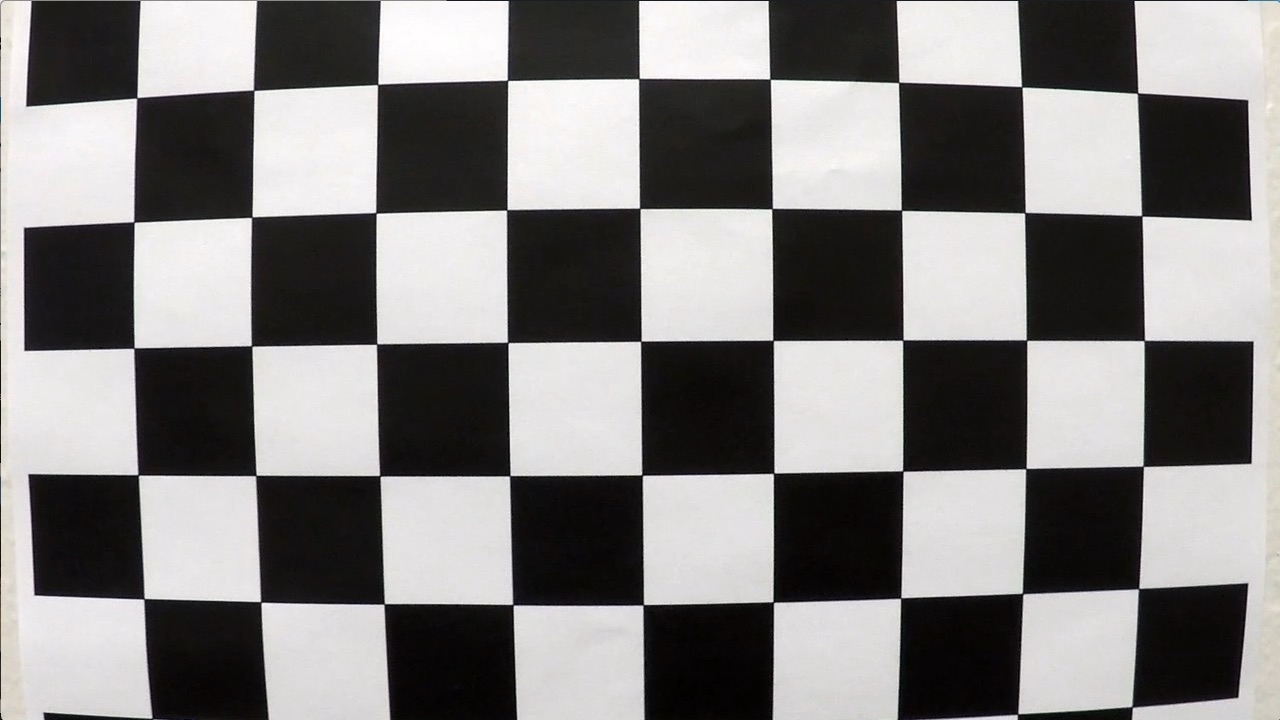
#> input picture camera_cal/calibration1.jpg, 1280 x 720 px; the run also reads 1 picture not shown here
$ python calibration.py
#> lines starting #> are read from the running program, lines starting #| are printed output that depends on the picture
"""
Camera calibration and distortion correction.

Sta radi:
  1. Pronalazi unutrasnje uglove sahovnice (9x6) na svim slikama iz camera_cal/
  2. Racuna matricu kamere (mtx) i distorzione koeficijente (dist)
  3. Cuva rezultat u camera_cal/calibration.json (da se ne racuna svaki put)
  4. Pravi slike za README u output_images/
"""
from pathlib import Path
import json
import re

import cv2
import numpy as np
import matplotlib

matplotlib.use("Agg")  # crtanje bez otvaranja prozora
import matplotlib.pyplot as plt

ROOT = Path(__file__).resolve().parents[1]
CAL_DIR = ROOT / "camera_cal"
CAL_FILE = CAL_DIR / "calibration.json"
OUT_DIR = ROOT / "output_images"

NX, NY = 9, 6  # broj UNUTRASNJIH uglova po horizontali i vertikali


def _natural_key(path):
    """calibration2 ide pre calibration10."""
    m = re.search(r"\d+", path.stem)
    return int(m.group()) if m else 0


def find_corners(images_dir=CAL_DIR, nx=NX, ny=NY):
    """Vraca (objpoints, imgpoints, img_size, used, failed)."""
#> called with nx = 9, ny = 6
    # 3D tacke sahovnice u njenom koordinatnom sistemu: (0,0,0), (1,0,0) ... (8,5,0)
    objp = np.zeros((nx * ny, 3), np.float32)
    objp[:, :2] = np.mgrid[0:nx, 0:ny].T.reshape(-1, 2)

    criteria = (cv2.TERM_CRITERIA_EPS + cv2.TERM_CRITERIA_MAX_ITER, 30, 0.001)
    objpoints, imgpoints, used, failed = [], [], [], []
    img_size = None

    for path in sorted(images_dir.glob("calibration*.jpg"), key=_natural_key):
        img = cv2.imread(str(path))
#> img is the input picture: shape (720, 1280, 3); mean B, G, R 127.8, 128.4, 130.1
        gray = cv2.cvtColor(img, cv2.COLOR_BGR2GRAY)
        if img_size is None:
            img_size = (gray.shape[1], gray.shape[0])  # (sirina, visina)
#> img_size = (1280, 720)

        found, corners = cv2.findChessboardCorners(gray, (nx, ny), None)
#> found = False; corners = None
        if found:
            # subpikselno doterivanje polozaja uglova -> preciznija kalibracija
            corners = cv2.cornerSubPix(gray, corners, (11, 11), (-1, -1), criteria)
            objpoints.append(objp)
            imgpoints.append(corners)
            used.append(path.name)
        else:
            failed.append(path.name)

    return objpoints, imgpoints, img_size, used, failed


def calibrate(images_dir=CAL_DIR, nx=NX, ny=NY, save=True, verbose=True):
    """Racuna mtx i dist, cuva u CAL_FILE."""
    objpoints, imgpoints, img_size, used, failed = find_corners(images_dir, nx, ny)
    if not objpoints:
        raise RuntimeError("Nijedna sahovnica nije pronadjena - proveri NX/NY.")

    rms, mtx, dist, _, _ = cv2.calibrateCamera(objpoints, imgpoints, img_size, None, None)

    if verbose:
        print(f"Uglovi pronadjeni na {len(used)}/{len(used) + len(failed)} slika")
        if failed:
            print("Nisu pronadjeni na:", ", ".join(failed))
        print(f"Velicina slike: {img_size}")
        print(f"RMS reprojection error: {rms:.4f} px")
        print("Matrica kamere:\n", np.array2string(mtx, precision=2, suppress_small=True))
        print("Distorzioni koeficijenti (k1, k2, p1, p2, k3):\n",
              np.array2string(dist.ravel(), precision=4))

    if save:
        CAL_FILE.write_text(json.dumps(
            {"rms": rms, "mtx": mtx.tolist(), "dist": dist.ravel().tolist()}, indent=2))
        if verbose:
            print(f"Sacuvano u {CAL_FILE.relative_to(ROOT)}")
    return mtx, dist


def load_calibration(path=CAL_FILE):
    """Ucitava sacuvanu kalibraciju; ako ne postoji, kalibrise."""
    if Path(path).exists():
        data = json.loads(Path(path).read_text())
        return np.array(data["mtx"]), np.array(data["dist"])
    return calibrate()


def undistort(img, mtx, dist):
    """Ispravlja distorziju sociva."""
    return cv2.undistort(img, mtx, dist, None, mtx)


# ----------------------------------------------------------------------------
# Slike za README
# ----------------------------------------------------------------------------
def save_side_by_side(left, right, out_path, titles=("Before (distorted)", "After (undistorted)"),
                      source_name=""):
    fig, axes = plt.subplots(1, 2, figsize=(16, 5.5), facecolor="#1e1e1e")
    for ax, img, title, color in zip(axes, (left, right), titles, ("#ff8c42", "#4fc3f7")):
        ax.imshow(cv2.cvtColor(img, cv2.COLOR_BGR2RGB))
        ax.set_title(title, fontsize=18, color=color, fontweight="bold")
        ax.axis("off")
    if source_name:
        fig.suptitle(f"Distortion correction - {source_name}", fontsize=14, color="white")
    fig.tight_layout()
    fig.savefig(out_path, dpi=80)
    plt.close(fig)


def save_corners_example(img_name="calibration2.jpg", out_name="chessboard_corners.jpg"):
#> called with img_name = 'calibration2.jpg', out_name = 'chessboard_corners.jpg'
    img = cv2.imread(str(CAL_DIR / img_name))
    gray = cv2.cvtColor(img, cv2.COLOR_BGR2GRAY)
    found, corners = cv2.findChessboardCorners(gray, (NX, NY), None)
#> found = True; corners = 54 rows, first 8: [150.6, 168.4], [278.3, 165.4], [412.9, 163.5], [553, 162.6], [693.2, 164.2], [830.6, 166.9], [963.5, 170.4], [1088.6, 176.1]
    if found:
        cv2.drawChessboardCorners(img, (NX, NY), corners, found)
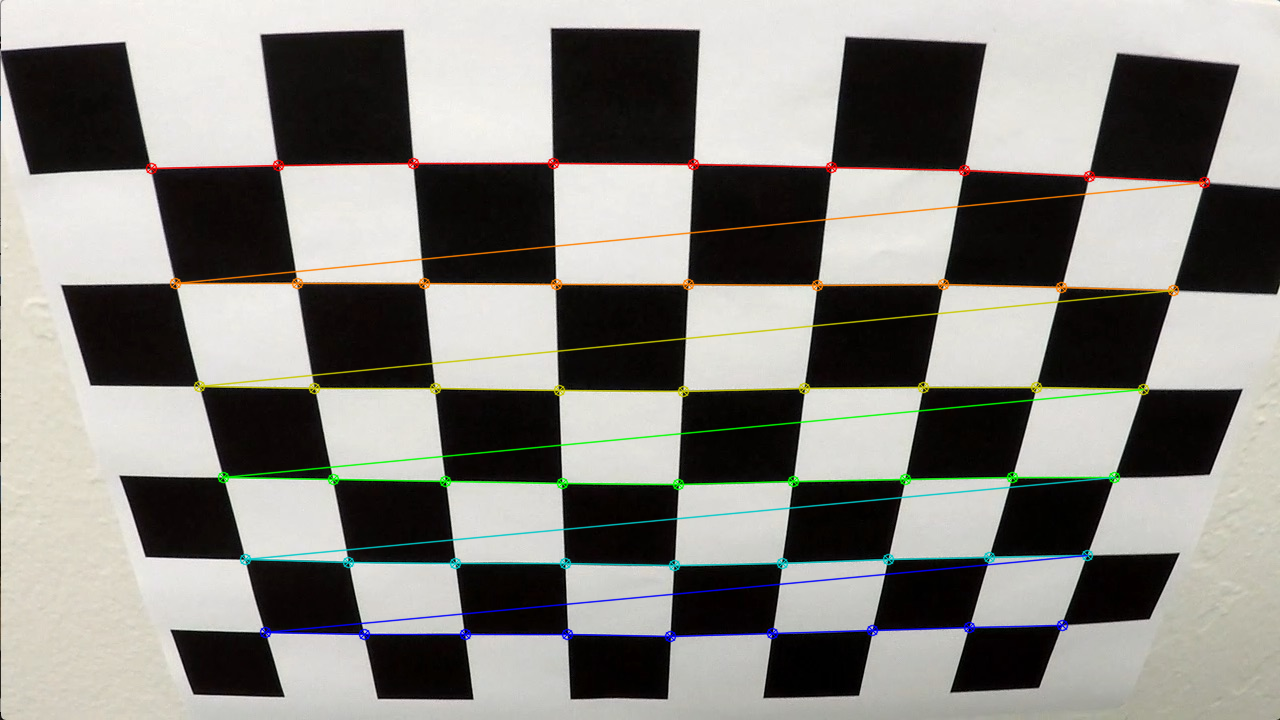
#> img: shape (720, 1280, 3); mean B, G, R 127.9, 132.9, 134.4
        cv2.imwrite(str(OUT_DIR / out_name), img)


def main():
    OUT_DIR.mkdir(exist_ok=True)
    mtx, dist = calibrate()

    save_corners_example()

    # Primer 1: sahovnica (distorzija je najocitija na ivicama)
    cal_img = cv2.imread(str(CAL_DIR / "calibration1.jpg"))
    save_side_by_side(cal_img, undistort(cal_img, mtx, dist),
                      OUT_DIR / "undistort_calibration.png", source_name="calibration1.jpg")
#> in undistort, `return cv2.undistort(img, mtx, dist, None, mtx)`:
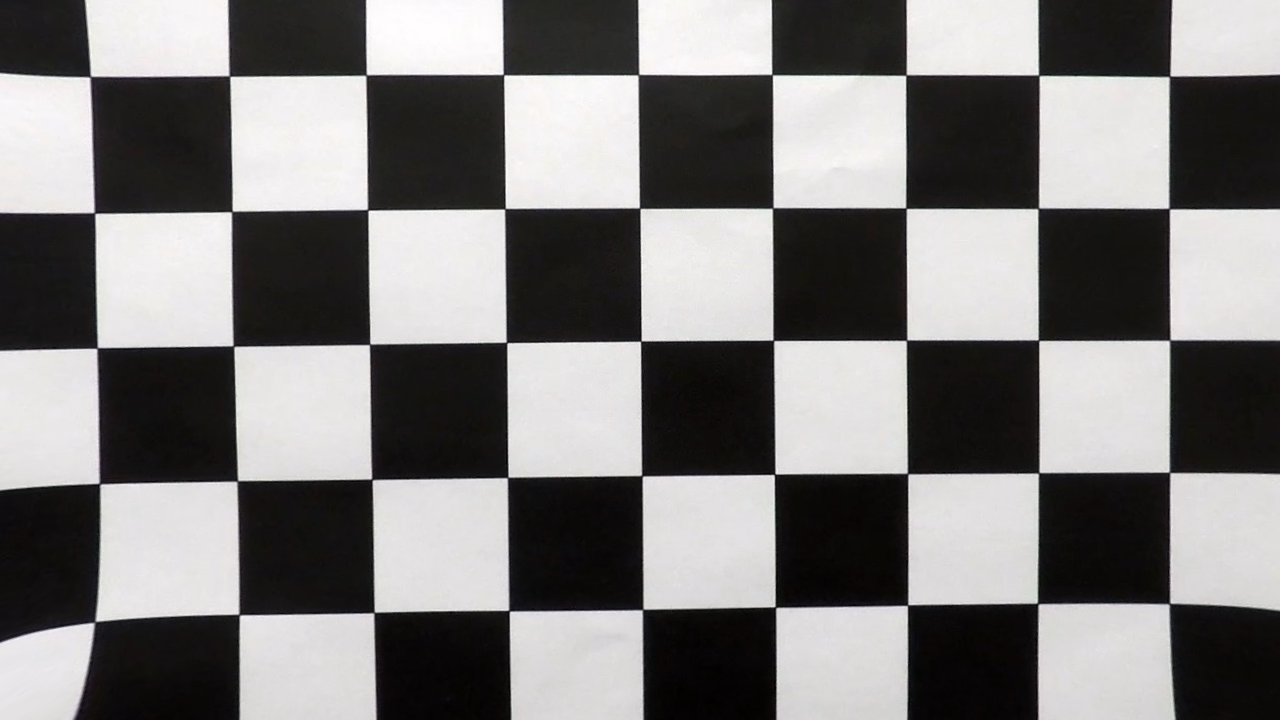
#> returned value: shape (720, 1280, 3); mean of channels 0, 1, 2 123.1, 123.6, 125.2; drawn as B, G, R
#> in save_side_by_side, `fig.savefig(out_path, dpi=80)`:
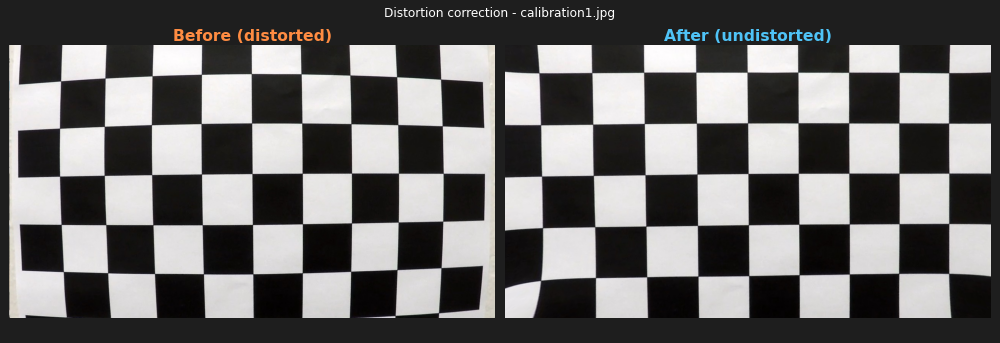
#> figure drawn by matplotlib, 2 panels

    # Primer 2: slika puta
    road = cv2.imread(str(ROOT / "test_images" / "test1.jpg"))
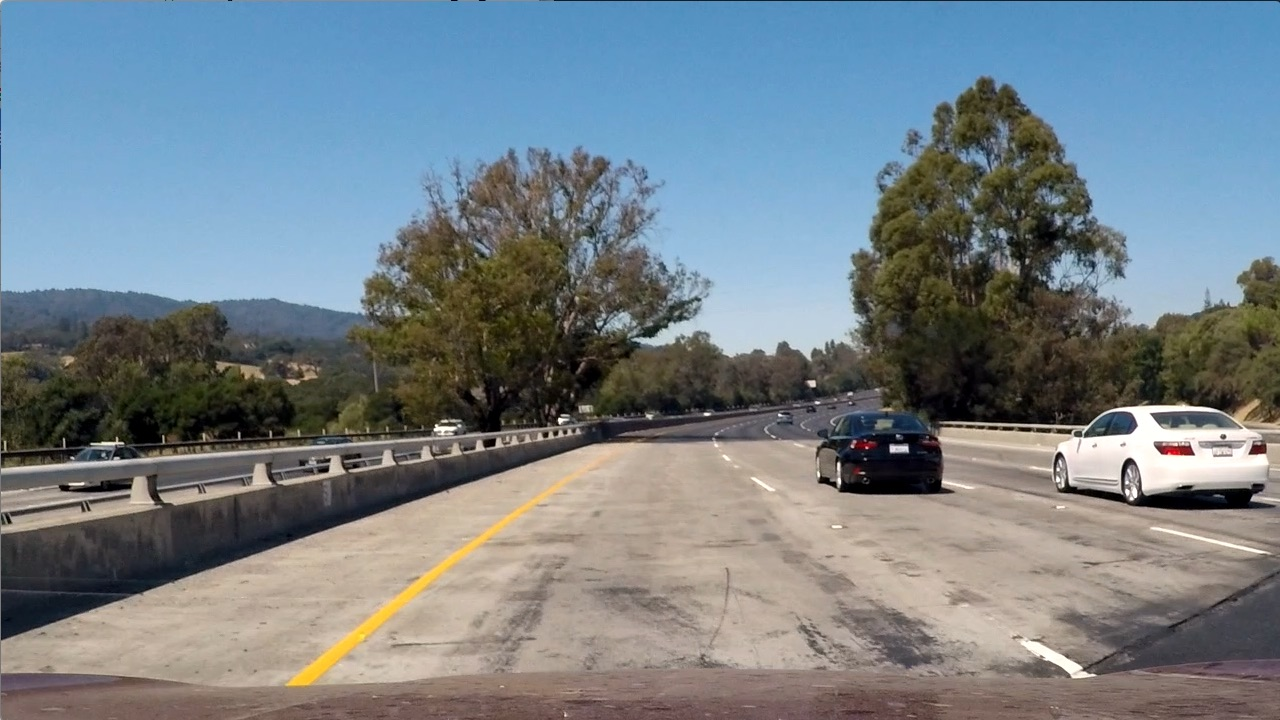
#> input picture test_images/test1.jpg, 1280 x 720 px
#> road is the input picture: shape (720, 1280, 3); mean B, G, R 135.5, 128.7, 117.5
    save_side_by_side(road, undistort(road, mtx, dist),
                      OUT_DIR / "undistort_test1.png", source_name="test1.jpg")
#> in undistort (call 2), `return cv2.undistort(img, mtx, dist, None, mtx)`:
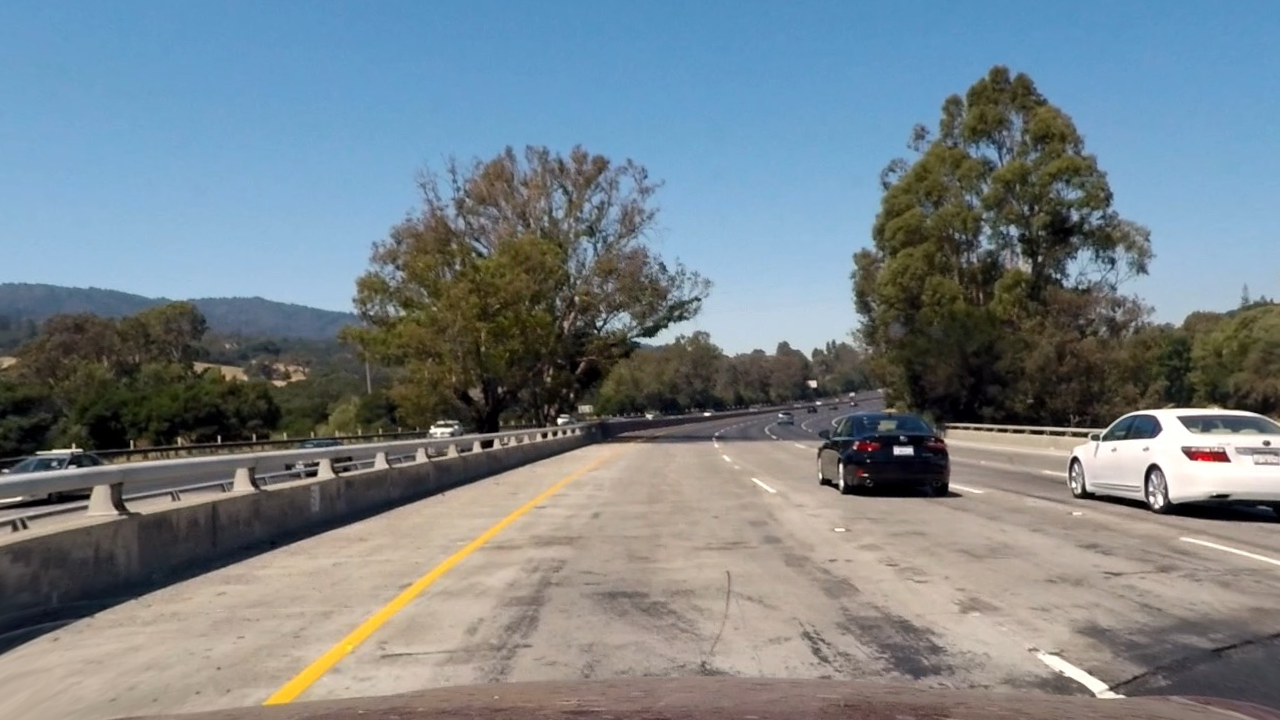
#> returned value: shape (720, 1280, 3); mean of channels 0, 1, 2 136.5, 130.3, 119.4; drawn as B, G, R
#> call 2 of save_side_by_side, with source_name = 'test1.jpg'
#> in save_side_by_side (call 2), `fig.savefig(out_path, dpi=80)`:
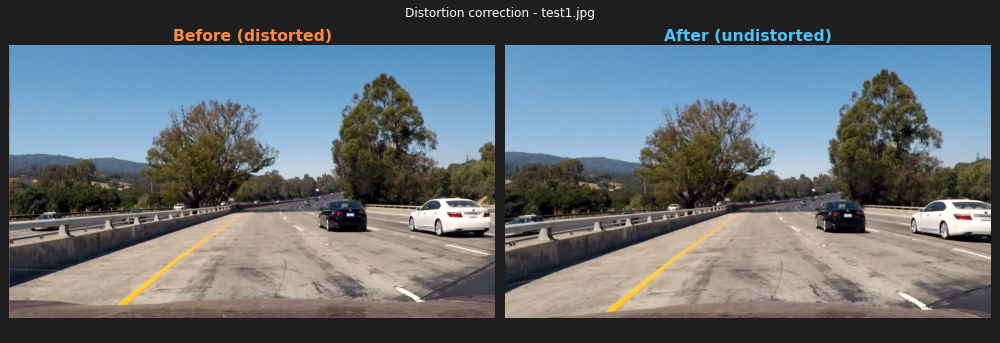
#> figure drawn by matplotlib, 2 panels

    print("Slike sacuvane u output_images/")


if __name__ == "__main__":
    main()
